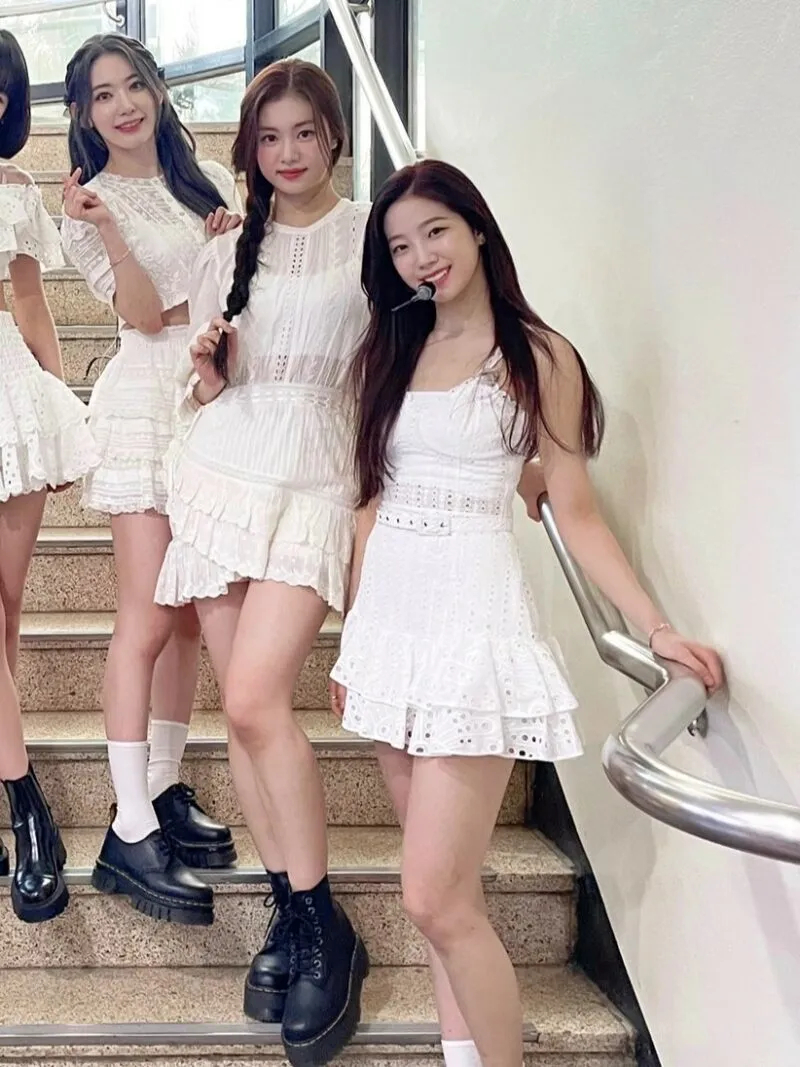
#> input picture data/testimg/00.jpg, 800 x 1067 px
$ python test.py
#> lines starting #> are read from the running program, lines starting #| are printed output that depends on the picture
import numpy as np
import cv2
import matplotlib
from matplotlib import pyplot as plt
import os
import shutil
# TESTING
img = cv2.imread('data/testimg/00.jpg')
#> img is the input picture: shape (1067, 800, 3); mean B, G, R 160.9, 166.6, 179.3
gray = cv2.cvtColor(img, cv2.COLOR_BGR2GRAY)
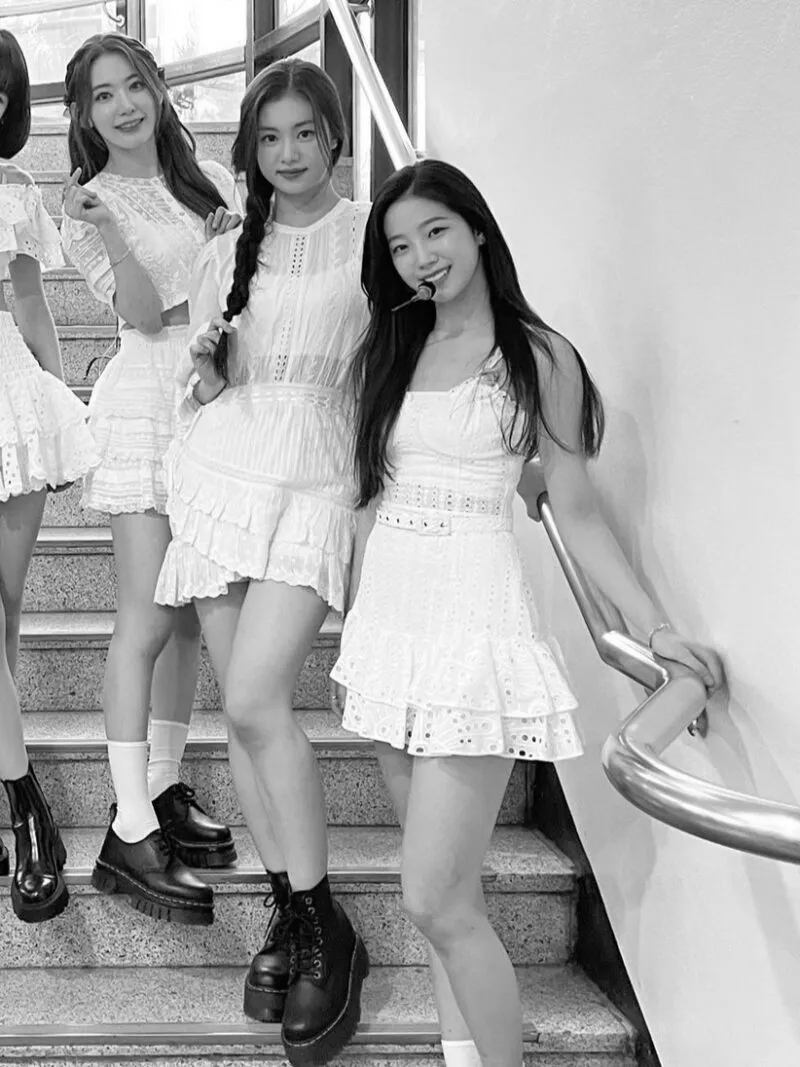
#> gray: shape (1067, 800); min 0, max 255, mean 169.8
# print(gray.shape)
# plt.imshow(gray, cmap='gray')
# plt.show()
face_cascade = cv2.CascadeClassifier('haarcascades/haarcascades/haarcascade_frontalface_default.xml')
eye_cascade = cv2.CascadeClassifier('haarcascades/haarcascades/haarcascade_eye.xml')
faces = face_cascade.detectMultiScale(gray, scaleFactor=1.3, minNeighbors=5)
#> faces = [[242, 99, 95, 95], [75, 54, 94, 94]]
print(faces)
#| [[242  99  95  95]
#|  [ 75  54  94  94]]
print(faces[0])
#| [242  99  95  95]
print(faces[1])
#| [75 54 94 94]
x, y, w, h = faces[0]
#> x = 242; y = 99; w = 95; h = 95

face_img = cv2.rectangle(img, (x, y), (x + w, y + h), (255, 0, 0), 2)


for (x, y, w, h) in faces:
    face_img = cv2.rectangle(img, (x, y), (x + w, y + h), (255, 0, 0), 2)
    roi_gray = gray[y:y + h, x:x + w]
    roi_color = face_img[y:y + h, x:x + w]
    eyes = eye_cascade.detectMultiScale(roi_gray)
    for (ex, ey, ew, eh) in eyes:
        cv2.rectangle(roi_color, (ex, ey), (ex + ew, ey + eh), (0, 255, 0), 2)
#> this loop made 2 passes
#> (x, y, w, h, eyes) on passes 1 to 2: (242, 99, 95, 95, [[49, 22, 26, 26], [15, 27, 26, 26]]), (75, 54, 94, 94, [[48, 20, 24, 24], [15, 30, 24, 24], [40, 60, 23, 23]])
#> pass 1, `roi_gray = gray[y:y + h, x:x + w]`:
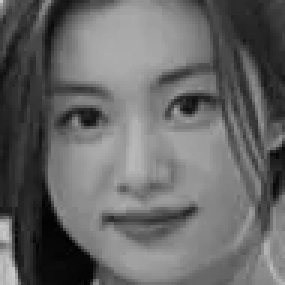
#> roi_gray: shape (95, 95) (shown 3 times larger); min 0, max 204, mean 103
#> pass 1, `roi_color = face_img[y:y + h, x:x + w]`:
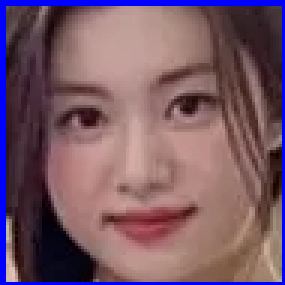
#> roi_color: shape (95, 95, 3) (shown 3 times larger); mean B, G, R 102.8, 88.9, 120.1
#> pass 2, `face_img = cv2.rectangle(img, (x, y), (x + w, y + h), (255, 0, 0), 2)`:
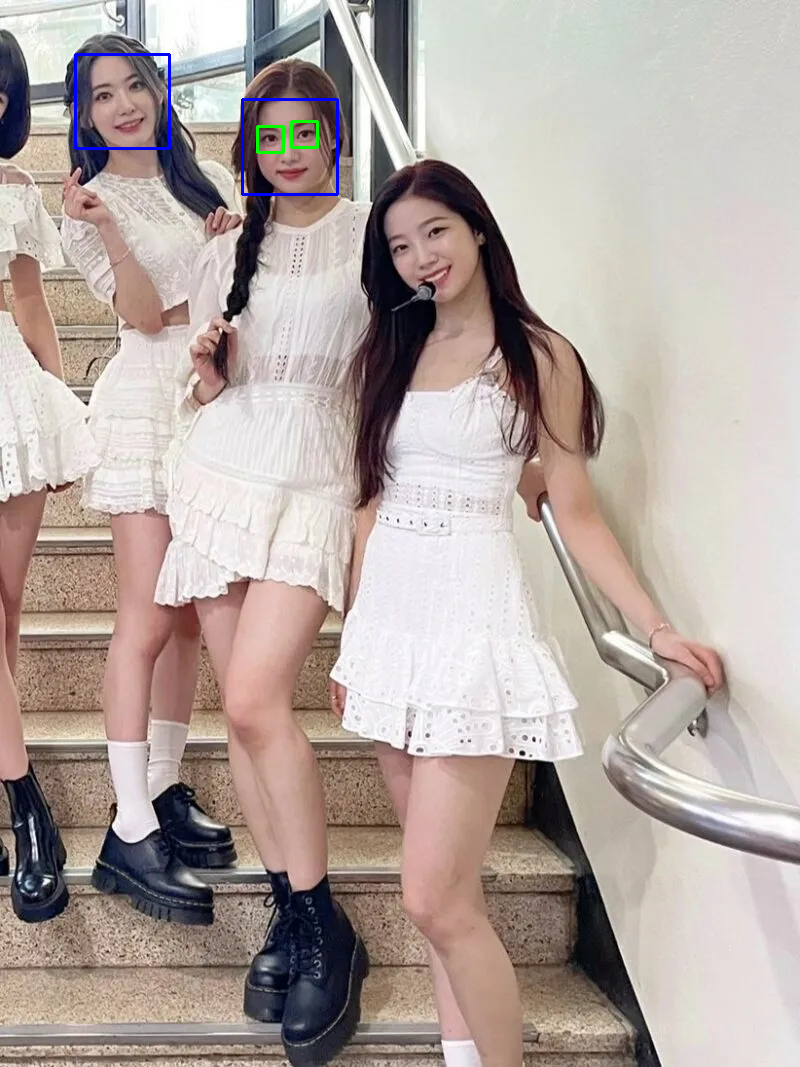
#> face_img: shape (1067, 800, 3); mean B, G, R 161.2, 166.5, 178.9
#> pass 2, `roi_gray = gray[y:y + h, x:x + w]`:
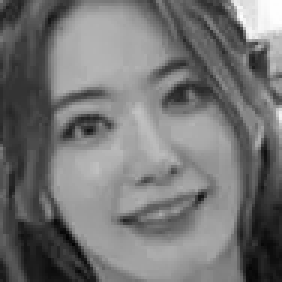
#> roi_gray: shape (94, 94) (shown 3 times larger); min 2, max 254, mean 116
#> after the loop:
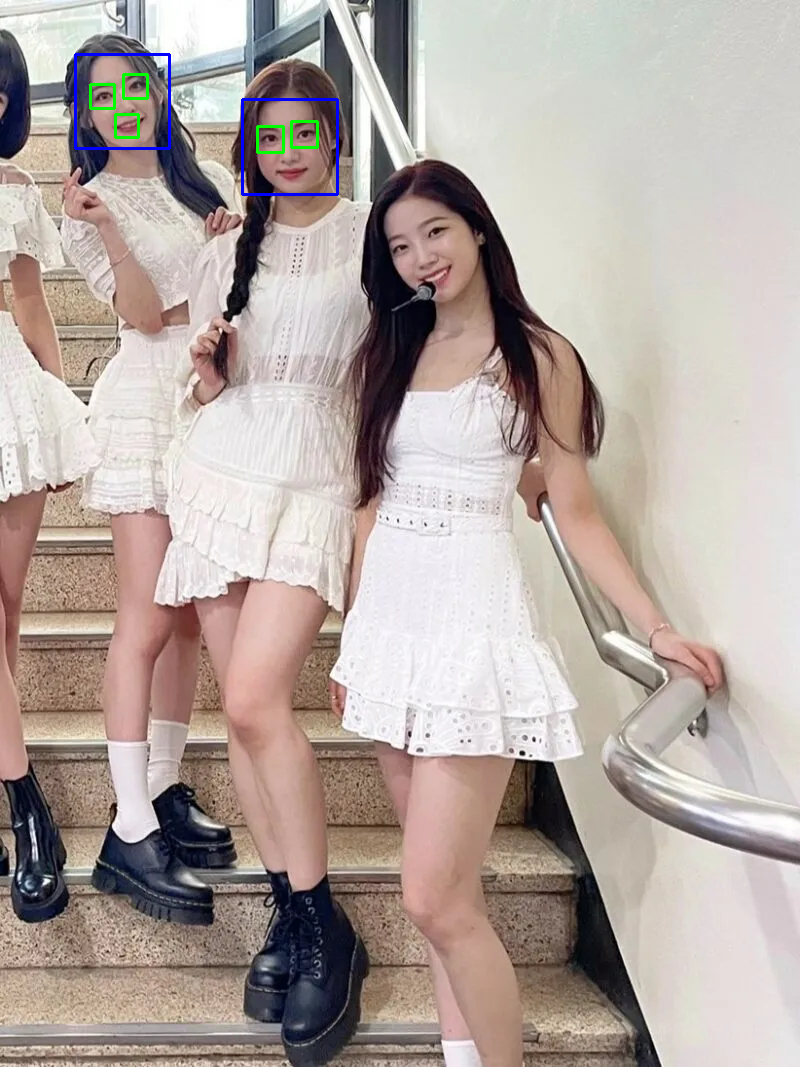
#> img: shape (1067, 800, 3); mean B, G, R 161.1, 166.6, 178.8
#> after the loop:
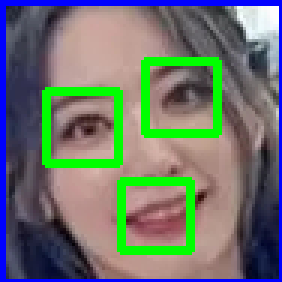
#> roi_color: shape (94, 94, 3) (shown 3 times larger); mean B, G, R 109.9, 116, 108.2
# Convert BGR to RGB
img_rgb = cv2.cvtColor(img, cv2.COLOR_BGR2RGB)
img_rgb1 = cv2.cvtColor(roi_color, cv2.COLOR_BGR2RGB)
# Display image
plt.imshow(img_rgb)
plt.show()
plt.imshow(img_rgb1)
plt.show()
